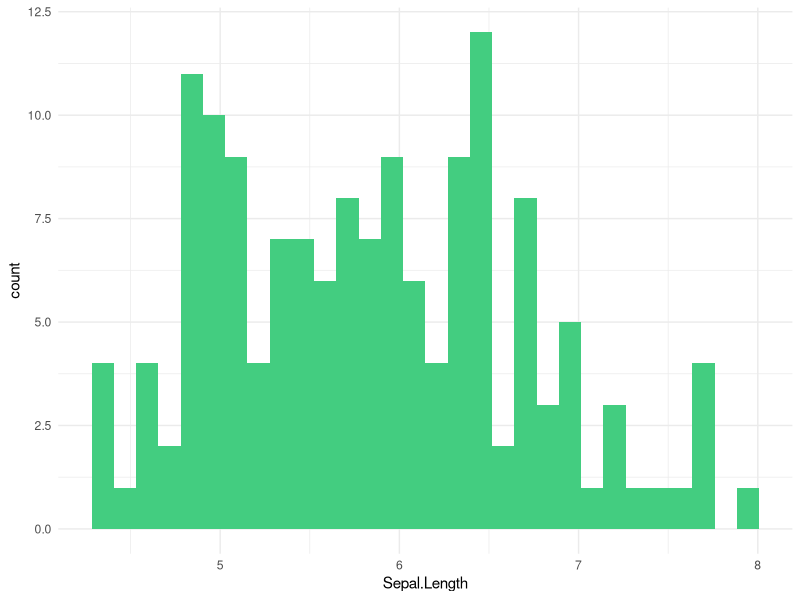

The R source for this figure:
## ---- chunk 1
knitr::opts_chunk$set(echo = TRUE)
library(tidyverse)
## ---- chunk 2
col <- colors()
colors()

ggplot(iris, aes(x=Sepal.Length)) +
  geom_histogram(fill=col[577]) +
  theme_minimal()
